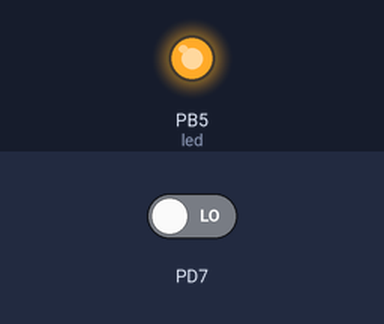
This program was run on a simulated ATmega8, built with avr-gcc and emulated at 8 MHz (the files do not name the chip). On the bench: output pins drawn as LEDs (lit = HIGH). The test bench sets the inputs (shaded band); at power-on: PD7 LOW.

Above: at 1.2 s.
1.3 s: PD7 driven HIGH
At 1.7 s:
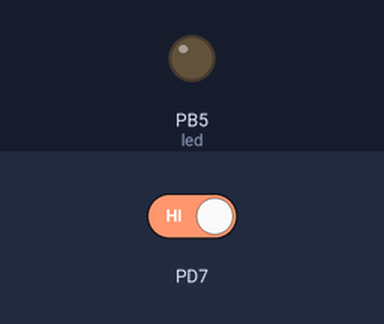
2.8 s: PD7 driven LOW
At 4.1 s:
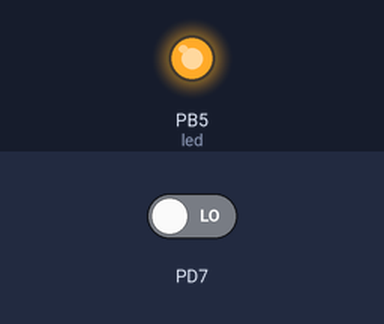
Timing chart, 0 to 5.8 s (numbered marks = the images above; inputs shaded):
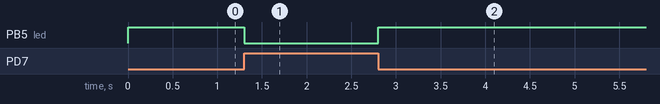

Measured:
- after the input at 1.3 s, PB5 (led): HIGH → LOW at once
- after the input at 2.8 s, PB5 (led): LOW → HIGH at once

The program:

main.c
```c
//  gnd
//  power - 5V
//  signal ir detected when signal is low


#include<avr/io.h>
#include<util/delay.h>

int main()
{
    DDRD &= ~( 1 << 7 );    // input
    PORTD &= ~( 1 << 7 );   // no pull-up

    // by default led is low
    DDRB |= ( 1 << 5 );
    PORTB &= ~( 1 << 5 );

    while(1)
    {
        while( ( PIND & 0x80 ) == 0 )
        {
            PORTB |= ( 1 << 5 );    // led high if obstacle found
        }
        PORTB &= ~( 1 << 5 );  // led low if no obstacle
    }
    return 0;
}
```
